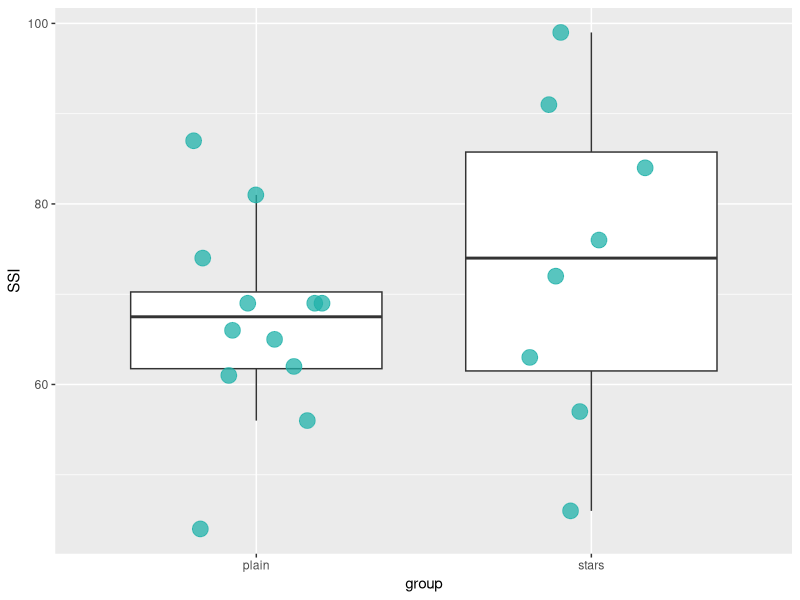
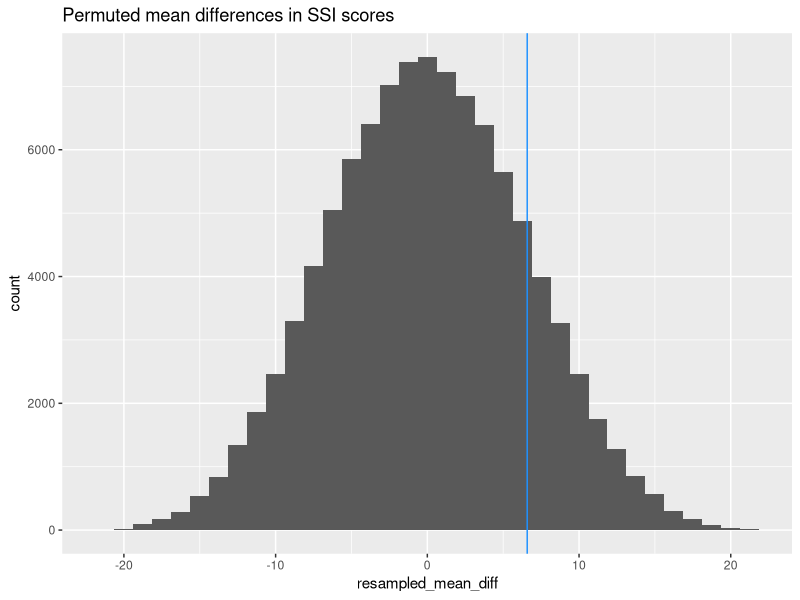

These figures' R source, in order:
## ---- chunk 1
knitr::opts_chunk$set(error = TRUE, comment = NA, warnings = FALSE, messages = FALSE, tidy = FALSE, echo = TRUE, eval = TRUE, include = TRUE)
options(scipen = 999)
## ---- chunk 2
suppressWarnings(suppressMessages(library(tidyverse)))
## ---- chunk 3
stars <- c(84, 57, 63, 99, 72, 46, 76, 91, rep(NA, 4))
plain <- c(81, 74, 56, 69, 66, 62, 69, 61, 87, 65, 44, 69)
sneetches <- data.frame(stars, plain)
sneetches_tidy <- sneetches %>%
  gather(group, SSI) %>%
  filter(!is.na(SSI))
sneetches_tidy
## ---- chunk 4
sneetch_plot <- ggplot(sneetches_tidy, aes(x = group, y = SSI)) + 
  geom_boxplot(outlier.shape = NA) +
  geom_jitter(position = position_jitter(height = 0, width = 0.2), fill = "lightseagreen", colour = "lightseagreen", alpha = 0.75, size = 5, na.rm=TRUE)
suppressWarnings(print(sneetch_plot))
## ---- chunk 5
sneetches
obs_mean_diff <- with(sneetches, mean(stars, na.rm = TRUE) - mean(plain))
obs_mean_diff
## ---- chunk 6
sneetches_tidy
## ---- chunk 7
set.seed(0)
resample <- sample(20, size = 8, replace = FALSE) # sample of numbers from 1:30
resample # new stars group
## ---- chunk 8
sneetches_tidy %>%
  mutate(shuffled_group = ifelse(rownames(.) %in% resample, "stars", "plain"))
## ---- chunk 9
sneetch_ssi <- sneetches_tidy %>% 
  select(SSI)
sneetch_ssi[resample, ] # SSI scores for new stars group
sneetch_ssi[-resample, ] # SSI scores for new plain group
mean(sneetch_ssi[resample, ]) - mean(sneetch_ssi[-resample, ]) # new mean difference
## ---- chunk 10
choose(20, 8)
# choose(20, 12) same thing
## ---- chunk 11
set.seed(0)
B <- 10^5-1  #set number of times to repeat this process
resampled_mean_diff <- numeric(B) # space to save the random differences
for(i in 1:B){
  resample <- sample(20, size = 8, replace = FALSE) # sample of numbers from 1:20
  resampled_mean_diff[i] <- mean(sneetch_ssi[resample, ]) - mean(sneetch_ssi[-resample, ])
}
## ---- chunk 12
ggplot(data = NULL, aes(x = resampled_mean_diff)) +
  geom_histogram(binwidth = 1.25) +
  geom_vline(aes(xintercept = obs_mean_diff), colour = "dodgerblue") +
  ggtitle("Permuted mean differences in SSI scores")
## ---- chunk 13
sum(resampled_mean_diff >= obs_mean_diff) # greater than or equal to
sum(resampled_mean_diff <= obs_mean_diff) # less than or equal to
min_sum <- min(sum(resampled_mean_diff >= obs_mean_diff), sum(resampled_mean_diff <= obs_mean_diff))
min_sum
## ---- chunk 14
#Compute P-value
min_p <- sum(min_sum + 1)/(B + 1)
c(min_p, 2*min_p)
